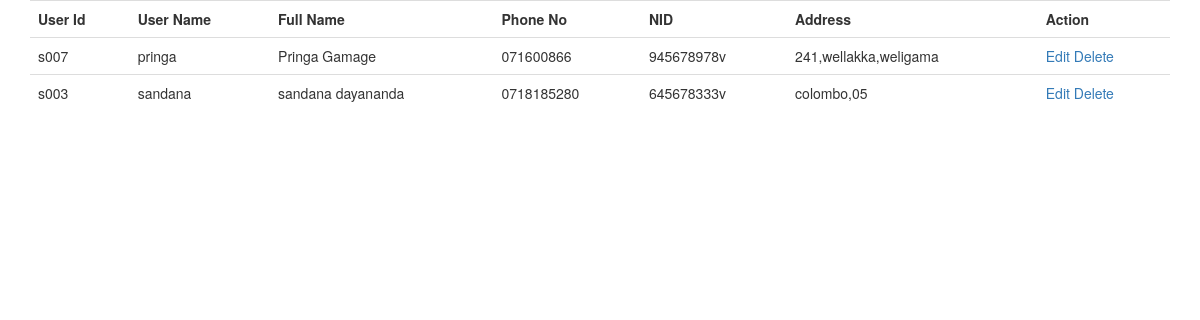
/index.php/user/display, run on the app's committed database.
### tables this page shows
CREATE TABLE `persons` (
  `fullName` varchar(40) NOT NULL,
  `nid` varchar(10) NOT NULL,
  `phoneNo` varchar(10) NOT NULL,
  `address` varchar(40) NOT NULL,
  `uName` varchar(10) NOT NULL,
  `uId` varchar(10) NOT NULL,
  `password` varchar(10) NOT NULL
);

### application/controllers/User.php (called while the page is built, shortened)
<?php
class User extends CI_Controller {
    public function display(){
		$this->load->model('User_model');
		$data['record'] = $this->User_model->display();
		$this->load->view('employes_view',$data);
	}
}

### index.php (called while the page is built, shortened)
<?php
require_once BASEPATH.'core/CodeIgniter.php';

### application/models/User_model.php (called while the page is built, shortened)
<?php
class User_model extends CI_Model{
    public function display(){
        return $this->db->get('persons')->result();
    }
}

### application/views/employes_view.php (the view, shortened to what this page needs)
<!DOCTYPE html>
<html lang="en">
<head>
<link rel="stylesheet" href="https://maxcdn.bootstrapcdn.com/bootstrap/3.3.7/css/bootstrap.min.css" />
</head>
<body>
<div class="container">
	<table width="200" class="table">
	  <tr>
		<th>User Id</th>
		<th>User Name</th>
		<th>Full Name</th>
		<th>Phone No</th>
		<th>NID</th>
		<th>Address</th>
		<th>Action</th>
	  </tr>
	  <?php
		 foreach ($record as $result)
		  {
			 echo "<tr>";
			 echo "<td>".$result->uId."</td>";
			 echo "<td>".$result->uName."</td>";
			 echo "<td>".$result->fullName."</td>";
			 echo "<td>".$result->phoneNo."</td>";
			 echo "<td>".$result->nid."</td>";
			 echo "<td>".$result->address."</td>";
             echo "<td><a href='".base_url()."/index.php/User/getrecord/".$result->uId."'> Edit </a>  <a href='".base_url()."/index.php/User/delete/".$result->uId."'> Delete </a></td>";
			 echo "</tr>";
		  }
	  ?>
	</table>
  </div>
 </body>
</html>

### data on the page
persons: uId "s007", uName "pringa", fullName "Pringa Gamage", phoneNo "071600866", nid "945678978v", address "241,wellakka,weligama"
persons: uId "s003", uName "sandana", fullName "sandana dayananda", phoneNo "0718185280", nid "645678333v", address "colombo,05"
